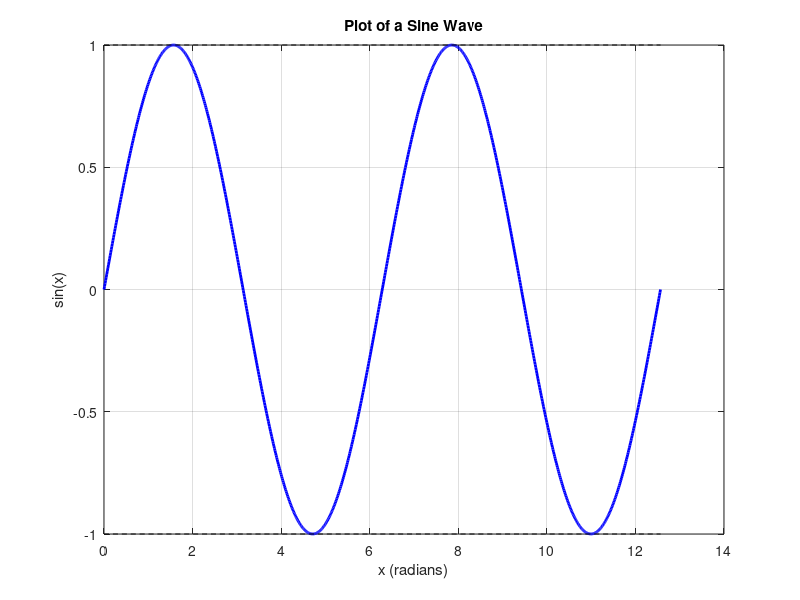

Recreate this plot in MATLAB.
% This MATLAB script plots a sine wave

% Define the x-axis values
x = linspace(0, 4*pi, 1000); % 1000 points from 0 to 4*pi

% Calculate the y-axis values (sine of x)
y = sin(x);

% Create the plot
figure; % Open a new figure window
plot(x, y, 'b-', 'LineWidth', 2); % Plot y vs x with a blue line

% Add labels and title
xlabel('x (radians)');
ylabel('sin(x)');
title('Plot of a Sine Wave');

% Add a grid for better readability
grid on;

% Optional: Add horizontal lines at y = 1 and y = -1
hold on;
plot(x, ones(size(x)), 'k--'); % Dashed line at y = 1
plot(x, -ones(size(x)), 'k--'); % Dashed line at y = -1
hold off;

% Optional: Save the figure as an image
% saveas(gcf, 'sine_wave_plot.png'); % Uncomment to save the plot
